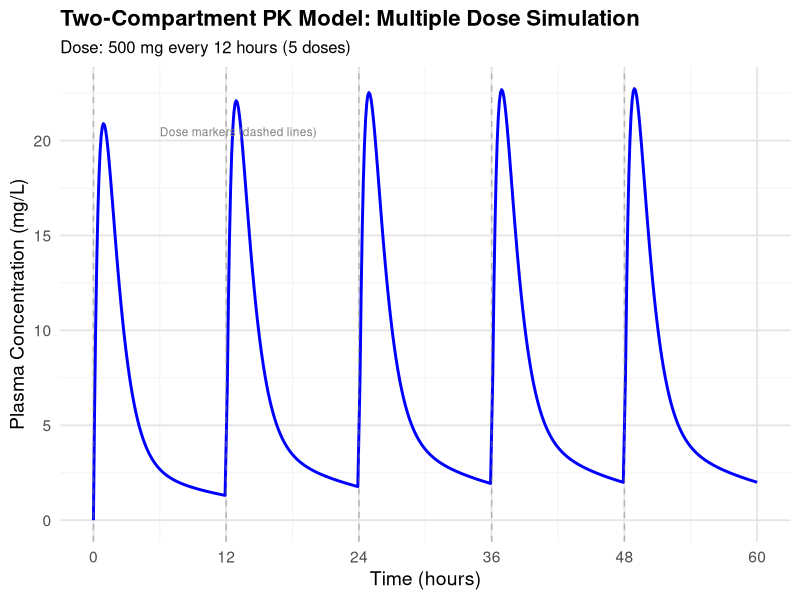
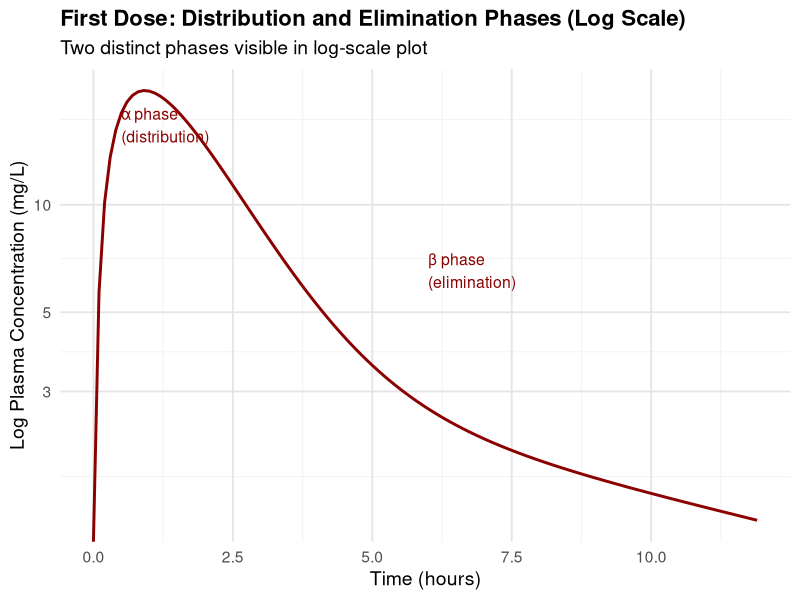
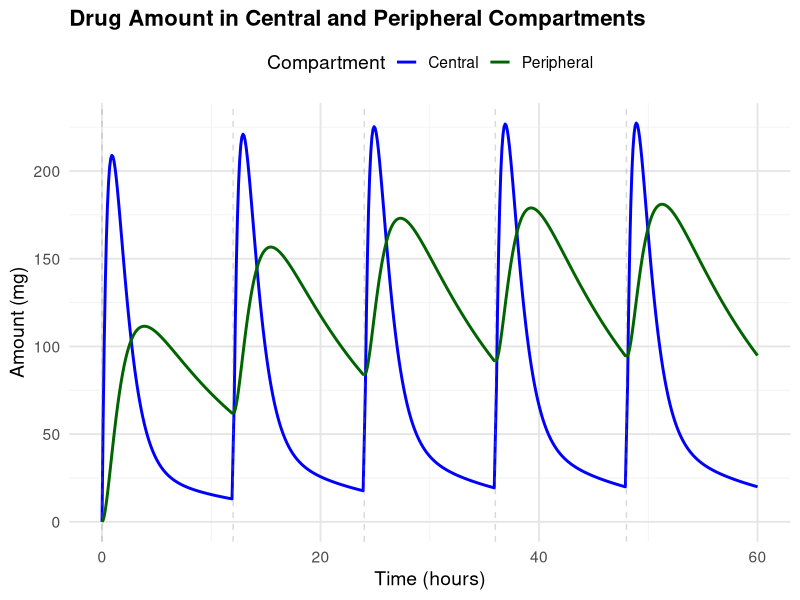

These charts were generated, in order, by the following R code:
## ---- chunk 1
#| label: setup
#| warning: false
#| message: false

# Load required libraries
library(deSolve)
library(ggplot2)
library(dplyr)

# Set seed for reproducibility
set.seed(123)

# Two-compartment PK model parameters
params <- list(
  CL = 5.0,    # Clearance (L/h)
  V1 = 10.0,   # Central volume (L)
  V2 = 20.0,   # Peripheral volume (L)
  Q = 3.0,     # Inter-compartmental clearance (L/h)
  ka = 1.5,    # Absorption rate constant (1/h) for oral dosing
  F = 0.85     # Bioavailability
)

# Dosing information
dose <- 500  # mg
interval <- 12  # hours
n_doses <- 5

# Time points for simulation
times <- seq(0, 60, by = 0.1)

# Two-compartment model with first-order absorption
two_comp_model <- function(time, state, parameters) {
  with(as.list(c(state, parameters)), {
    # Differential equations
    dA_gut <- -ka * A_gut
    dA_central <- ka * A_gut + Q/V2 * A_peripheral - Q/V1 * A_central - CL/V1 * A_central
    dA_peripheral <- Q/V1 * A_central - Q/V2 * A_peripheral
    
    return(list(c(dA_gut, dA_central, dA_peripheral)))
  })
}

# Function to simulate multiple doses
simulate_multiple_doses <- function(dose, interval, n_doses, params, times) {
  all_results <- data.frame()
  
  for (i in 1:n_doses) {
    dose_time <- (i - 1) * interval
    
    # Initial state
    if (i == 1) {
      initial_state <- c(A_gut = dose * params$F, A_central = 0, A_peripheral = 0)
    } else {
      # Get final state from previous dose
      last_state <- tail(result, 1)
      initial_state <- c(
        A_gut = last_state$A_gut + dose * params$F,
        A_central = last_state$A_central,
        A_peripheral = last_state$A_peripheral
      )
    }
    
    # Solve ODE for this dose interval
    dose_times <- times[times >= dose_time & times < dose_time + interval]
    if (i == n_doses) {
      dose_times <- times[times >= dose_time]
    }
    
    result <- ode(y = initial_state, times = dose_times - dose_time, 
                  func = two_comp_model, parms = params)
    result <- as.data.frame(result)
    result$time <- result$time + dose_time
    
    if (i == 1) {
      all_results <- result
    } else {
      all_results <- rbind(all_results, result[-1, ])
    }
  }
  
  return(all_results)
}

# Simulate the concentration-time profile
pk_data <- simulate_multiple_doses(dose, interval, n_doses, params, times)

# Calculate plasma concentration (mg/L)
pk_data <- pk_data %>%
  mutate(
    Cp = A_central / params$V1,  # Central compartment concentration
    dose_number = floor(time / interval) + 1
  )

# Print summary statistics
cat("Two-Compartment PK Parameters:\n")
cat("Clearance (CL):", params$CL, "L/h\n")
cat("Central Volume (V1):", params$V1, "L\n")
cat("Peripheral Volume (V2):", params$V2, "L\n")
cat("Inter-compartmental Clearance (Q):", params$Q, "L/h\n")
cat("Absorption rate (ka):", params$ka, "1/h\n")
cat("\nCalculated parameters:\n")
cat("Distribution half-life (t1/2α):", round(0.693 * params$V1 / (params$CL + params$Q), 2), "hours\n")
cat("Elimination half-life (t1/2β):", round(0.693 * (params$V1 + params$V2) / params$CL, 2), "hours\n")

# Display first few rows
head(pk_data[, c("time", "A_central", "A_peripheral", "Cp", "dose_number")], 10)
## ---- chunk 2
#| label: plot-pk
#| fig-width: 10
#| fig-height: 6
#| warning: false

# Create concentration-time plot
ggplot(pk_data, aes(x = time, y = Cp)) +
  geom_line(color = "blue", size = 1) +
  geom_vline(xintercept = seq(0, (n_doses-1) * interval, by = interval), 
             linetype = "dashed", color = "gray50", alpha = 0.5) +
  labs(
    title = "Two-Compartment PK Model: Multiple Dose Simulation",
    subtitle = paste0("Dose: ", dose, " mg every ", interval, " hours (", n_doses, " doses)"),
    x = "Time (hours)",
    y = "Plasma Concentration (mg/L)"
  ) +
  theme_minimal(base_size = 14) +
  theme(
    plot.title = element_text(face = "bold", size = 16),
    plot.subtitle = element_text(size = 12),
    panel.grid.major = element_line(color = "gray90"),
    panel.grid.minor = element_line(color = "gray95")
  ) +
  scale_x_continuous(breaks = seq(0, max(pk_data$time), by = 12)) +
  annotate("text", x = interval/2, y = max(pk_data$Cp) * 0.9, 
           label = "Dose markers (dashed lines)", 
           hjust = 0, color = "gray50", size = 3)
## ---- chunk 3
#| label: plot-log
#| fig-width: 10
#| fig-height: 6
#| warning: false

# Log-scale plot to visualize distribution and elimination phases
first_dose <- pk_data %>% filter(time <= interval)

ggplot(first_dose, aes(x = time, y = Cp)) +
  geom_line(color = "darkred", size = 1) +
  scale_y_log10() +
  labs(
    title = "First Dose: Distribution and Elimination Phases (Log Scale)",
    subtitle = "Two distinct phases visible in log-scale plot",
    x = "Time (hours)",
    y = "Log Plasma Concentration (mg/L)"
  ) +
  theme_minimal(base_size = 14) +
  theme(
    plot.title = element_text(face = "bold", size = 16),
    panel.grid.major = element_line(color = "gray90"),
    panel.grid.minor = element_line(color = "gray95")
  ) +
  annotate("text", x = 0.5, y = max(first_dose$Cp) * 0.8,
           label = "α phase\n(distribution)", hjust = 0, color = "darkred", size = 4) +
  annotate("text", x = 6, y = min(first_dose$Cp[first_dose$Cp > 0]) * 5,
           label = "β phase\n(elimination)", hjust = 0, color = "darkred", size = 4)
## ---- chunk 4
#| label: nca-analysis
#| warning: false

# Calculate AUC using trapezoidal rule for steady-state interval
ss_data <- pk_data %>% 
  filter(time >= (n_doses - 1) * interval & time < n_doses * interval)

# Trapezoidal rule for AUC
calc_auc <- function(time, conc) {
  auc <- 0
  for (i in 2:length(time)) {
    auc <- auc + (time[i] - time[i-1]) * (conc[i] + conc[i-1]) / 2
  }
  return(auc)
}

auc_ss <- calc_auc(ss_data$time, ss_data$Cp)

# Calculate Cmax and Cmin at steady state
cmax_ss <- max(ss_data$Cp)
cmin_ss <- min(ss_data$Cp)
tmax_ss <- ss_data$time[which.max(ss_data$Cp)] - (n_doses - 1) * interval

cat("\nNon-Compartmental Analysis (Steady State):\n")
cat("AUC (0-τ):", round(auc_ss, 2), "mg·h/L\n")
cat("Cmax:", round(cmax_ss, 2), "mg/L\n")
cat("Tmax:", round(tmax_ss, 2), "hours after dose\n")
cat("Cmin:", round(cmin_ss, 2), "mg/L\n")
cat("Fluctuation:", round((cmax_ss - cmin_ss) / cmin_ss * 100, 1), "%\n")
cat("\nClearance from AUC:", round(dose / auc_ss, 2), "L/h\n")
cat("(Compare to true CL:", params$CL, "L/h)\n")
## ---- chunk 5
#| label: plot-compartments
#| fig-width: 10
#| fig-height: 6
#| warning: false

# Reshape data for plotting both compartments
pk_long <- pk_data %>%
  select(time, A_central, A_peripheral) %>%
  tidyr::pivot_longer(cols = c(A_central, A_peripheral),
                      names_to = "Compartment",
                      values_to = "Amount") %>%
  mutate(Compartment = ifelse(Compartment == "A_central", 
                               "Central", "Peripheral"))

ggplot(pk_long, aes(x = time, y = Amount, color = Compartment)) +
  geom_line(size = 1) +
  geom_vline(xintercept = seq(0, (n_doses-1) * interval, by = interval), 
             linetype = "dashed", color = "gray50", alpha = 0.3) +
  labs(
    title = "Drug Amount in Central and Peripheral Compartments",
    x = "Time (hours)",
    y = "Amount (mg)"
  ) +
  scale_color_manual(values = c("Central" = "blue", "Peripheral" = "darkgreen")) +
  theme_minimal(base_size = 14) +
  theme(
    plot.title = element_text(face = "bold", size = 16),
    legend.position = "top",
    panel.grid.major = element_line(color = "gray90"),
    panel.grid.minor = element_line(color = "gray95")
  )
